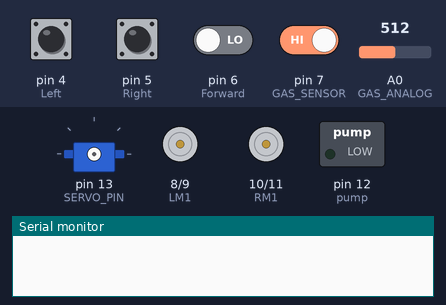
This sketch was run on a simulated Arduino Uno, built with avr-gcc and run on an emulated ATmega328P. On the bench: servo, motor-driver pin pairs drawn as motors (green arrow = first pin HIGH = forward, orange = second pin HIGH = backward, longer = more drive), switched loads named in the sketch (green lamp = pin HIGH), the last lines printed to the serial monitor. Inputs (shaded band) come from the test bench; at power-on: pin 7 (GAS_SENSOR) HIGH, pin 4 (Left), pin 5 (Right), pin 6 (Forward) LOW, A0 (GAS_ANALOG) = 512. The modem accepts every AT command (registered, SIM ready, sends succeed) and sends nothing else.

Above: at 0.1 s.
At 30.7 s:
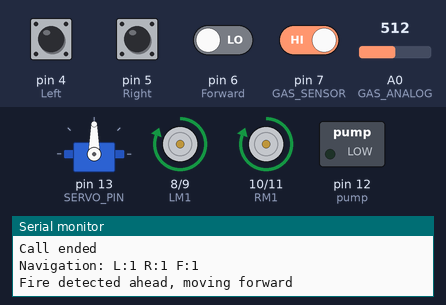
At 37.9 s:
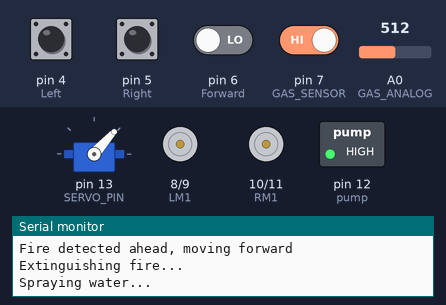
At 40.32 s:
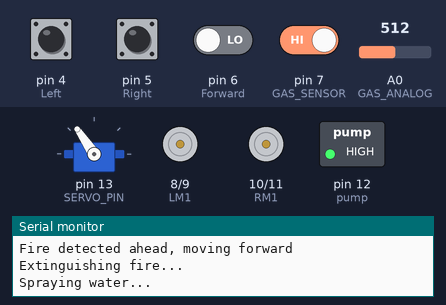
At 41.82 s:
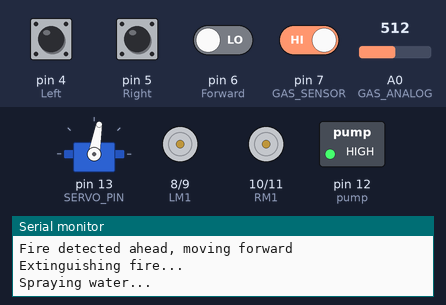
At 43.03 s:
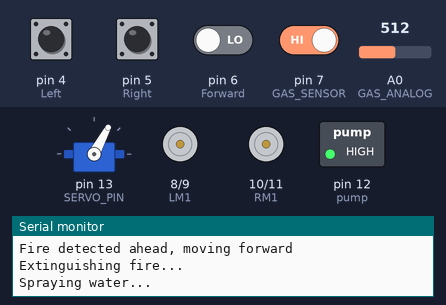
Timing chart, 0 to 44.8 s (numbered marks = the images above):
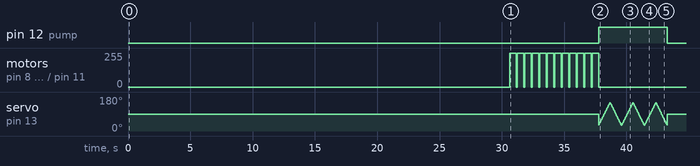

The sketch:

final_code.ino
```cpp
#include <Servo.h>
#include <SoftwareSerial.h>

// Create servo object
Servo myservo;
int pos = 90;
boolean fire = false;

// Communication settings
const String PHONE = "+91****";  // Replace with your phone number
#define rxPin 2
#define txPin 3
SoftwareSerial sim800L(rxPin, txPin);

// Pin definitions
#define Left 4          // Left flame sensor
#define Right 5         // Right flame sensor
#define Forward 6       // Forward flame sensor
#define GAS_SENSOR 7    // Flame sensor (digital)
#define LM1 8           // Left motor pin 1
#define LM2 9           // Left motor pin 2
#define RM1 10          // Right motor pin 1
#define RM2 11          // Right motor pin 2
#define pump 12         // Water pump
#define SERVO_PIN 13    // Servo motor
#define GAS_ANALOG A0   // MQ2 sensor analog output

// Navigation variables
bool leftFire = false;
bool rightFire = false;
bool frontFire = false;
int flameThreshold = 150;  // Adjust based on your sensor

void setup() {
  Serial.begin(115200);
  sim800L.begin(9600);
  delay(1000);

  // Initialize SIM800L for SMS
  sim800L.println("AT");
  delay(1000);
  sim800L.println("AT+CMGF=1");
  delay(1000);

  // Set pin modes
  pinMode(Left, INPUT);
  pinMode(Right, INPUT);
  pinMode(Forward, INPUT);
  pinMode(GAS_SENSOR, INPUT);
  pinMode(GAS_ANALOG, INPUT);
  pinMode(LM1, OUTPUT);
  pinMode(LM2, OUTPUT);
  pinMode(RM1, OUTPUT);
  pinMode(RM2, OUTPUT);
  pinMode(pump, OUTPUT);

  myservo.attach(SERVO_PIN);
  myservo.write(90);  // Center position

  // Clear any incoming serial data
  while (sim800L.available()) sim800L.read();

  stop_motors();
  digitalWrite(pump, LOW);

  Serial.println("Fire fighting robot ready. Waiting for sensors to warm up...");
  delay(3000);  // MQ2 warm-up time
}

void loop() {
  // Read sensor values
  int gasAnalog = analogRead(GAS_ANALOG);        // MQ2 sensor reading
  int flameDetected = digitalRead(GAS_SENSOR);   // Main flame sensor (LOW = fire)
  leftFire = digitalRead(Left) == LOW;           // Left flame sensor (LOW = fire)
  rightFire = digitalRead(Right) == LOW;         // Right flame sensor (LOW = fire)
  frontFire = digitalRead(Forward) == LOW;       // Front flame sensor (LOW = fire)

  // Debug output
  Serial.print("MQ2: ");
  Serial.print(gasAnalog);
  Serial.print(" | Flame: ");
  Serial.print(flameDetected);
  Serial.print(" | Left: ");
  Serial.print(leftFire);
  Serial.print(" | Right: ");
  Serial.print(rightFire);
  Serial.print(" | Front: ");
  Serial.println(frontFire);

  // Fire or smoke detected by any sensor
  if ((gasAnalog >= flameThreshold || flameDetected == LOW || leftFire || rightFire || frontFire) && !fire) {
    Serial.println("ALERT: Fire detected!");
    fire = true;

    // Send alert before trying to extinguish
    send_sms();
    make_call();

    // Navigate towards the fire and extinguish it
    navigate_to_fire();
  }
  else if (gasAnalog < flameThreshold && flameDetected == HIGH && !leftFire && !rightFire && !frontFire) {
    if (fire) {
      Serial.println("Clear: No fire detected");
      fire = false;
    }
    stop_motors();
    digitalWrite(pump, LOW);
  }

  delay(100);  // Reduced delay for more responsive movements
}

// Navigate towards the fire source
void navigate_to_fire() {
  int attempts = 0;
  const int MAX_ATTEMPTS = 20;  // Safety limit

  while (attempts < MAX_ATTEMPTS) {
    // Read flame sensors
    leftFire = digitalRead(Left) == LOW;
    rightFire = digitalRead(Right) == LOW;
    frontFire = digitalRead(Forward) == LOW;

    Serial.print("Navigation: L:");
    Serial.print(leftFire);
    Serial.print(" R:");
    Serial.print(rightFire);
    Serial.print(" F:");
    Serial.println(frontFire);

    // Decision making for navigation
    if (frontFire) {
      // Fire detected in front - move forward
      Serial.println("Fire detected ahead, moving forward");
      move_forward();
      delay(500);

      // When close enough, stop and put out the fire
      if (attempts > MAX_ATTEMPTS / 2) {
        stop_motors();
        put_off_fire();
        return;
      }
    }
    else if (leftFire && !rightFire) {
      // Fire detected on left - turn left
      Serial.println("Fire detected on left, turning left");
      turn_left();
      delay(300);
    }
    else if (rightFire && !leftFire) {
      // Fire detected on right - turn right
      Serial.println("Fire detected on right, turning right");
      turn_right();
      delay(300);
    }
    else if (leftFire && rightFire) {
      // Fire detected on both sides - move forward
      Serial.println("Fire detected on both sides, moving forward");
      move_forward();
      delay(500);
    }
    else {
      // No direct detection, search for fire
      Serial.println("Searching for fire...");
      search_for_fire();
    }

    stop_motors();
    delay(100);
    attempts++;
  }

  // If exceeded attempts, stop and try to put out fire anyway
  stop_motors();
  put_off_fire();
}

// Search pattern to find fire
void search_for_fire() {
  // Rotate servo to scan environment
  for (pos = 30; pos <= 150; pos += 10) {
    myservo.write(pos);
    delay(100);

    // If fire detected during scan, break
    if (digitalRead(GAS_SENSOR) == LOW) {
      break;
    }
  }

  // Rotate robot to do a complete scan
  turn_right();
  delay(200);
  stop_motors();
  delay(100);
}

void put_off_fire() {
  Serial.println("Extinguishing fire...");
  stop_motors();

  digitalWrite(pump, HIGH);
  Serial.println("Spraying water...");

  // Sweep servo to spray water
  for (int i = 0; i < 3; i++) {
    for (pos = 30; pos <= 150; pos += 2) {
      myservo.write(pos);
      delay(15);
    }
    for (pos = 150; pos >= 30; pos -= 2) {
      myservo.write(pos);
      delay(15);
    }
  }

  digitalWrite(pump, LOW);
  myservo.write(90);
  Serial.println("Suppression complete");
}

void move_forward() {
  digitalWrite(LM1, HIGH);
  digitalWrite(LM2, LOW);
  digitalWrite(RM1, HIGH);
  digitalWrite(RM2, LOW);
}

void turn_left() {
  digitalWrite(LM1, LOW);
  digitalWrite(LM2, HIGH);
  digitalWrite(RM1, HIGH);
  digitalWrite(RM2, LOW);
}

void turn_right() {
  digitalWrite(LM1, HIGH);
  digitalWrite(LM2, LOW);
  digitalWrite(RM1, LOW);
  digitalWrite(RM2, HIGH);
}

void stop_motors() {
  digitalWrite(LM1, LOW);
  digitalWrite(LM2, LOW);
  digitalWrite(RM1, LOW);
  digitalWrite(RM2, LOW);
}

void make_call() {
  Serial.println("Making emergency call...");
  sim800L.println("AT");
  delay(1000);
  sim800L.print("ATD");
  sim800L.print(PHONE);
  sim800L.println(";");
  delay(15000); // Let it ring
  sim800L.println("ATH");
  delay(1000);
  Serial.println("Call ended");
}

void send_sms() {
  Serial.println("Sending SMS alert...");
  sim800L.println("AT+CMGF=1");
  delay(1000);
  sim800L.print("AT+CMGS=\"");
  sim800L.print(PHONE);
  sim800L.println("\"");
  delay(1000);
  sim800L.print("EMERGENCY: Fire detected! Robot responding and tracking fire source.");
  delay(500);
  sim800L.write(26); // Send SMS
  delay(5000);
  Serial.println("SMS sent");
}
```

Measured:
- by itself, pin 12 (pump): LOW → HIGH at 37.8 s, → LOW 5.5 s later
- by itself, motor on pin 8 (LM1) / pin 9 (LM2), motor on pin 10 (RM1) / pin 11 (RM2): stopped → forward 255/255 at 30.6 s, → stopped 0.50 s later, → forward 255/255 0.10 s later, → stopped 0.50 s later, … (24 changes in this stretch)
